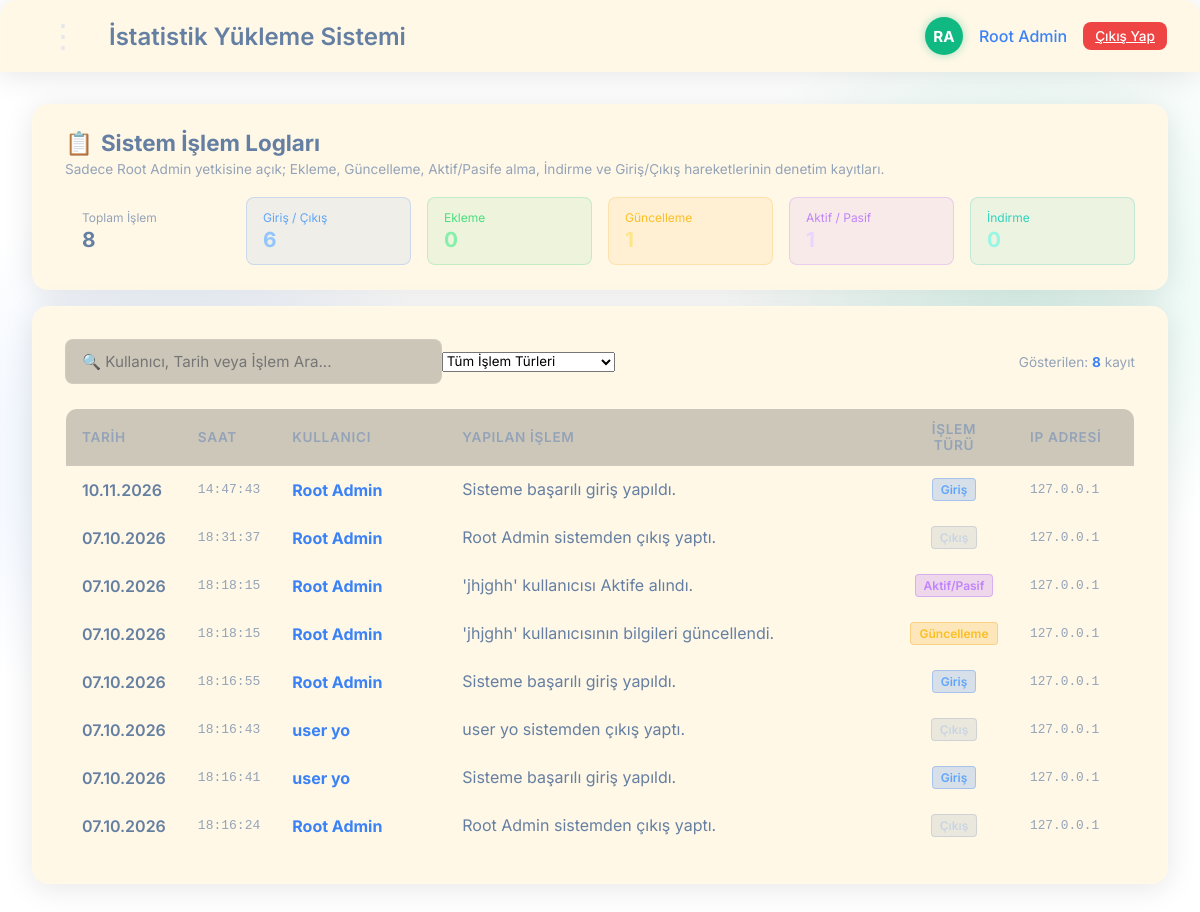
/activity_logs (signed in), run on the app's committed database.
### tables this page shows
CREATE TABLE users (
            id INTEGER PRIMARY KEY AUTOINCREMENT,
            username TEXT UNIQUE NOT NULL,
            password TEXT NOT NULL,
            email TEXT,
            role TEXT NOT NULL, -- rootadmin, admin, user
            unit_id INTEGER,
            is_active BOOLEAN DEFAULT 1, sub_unit_id INTEGER REFERENCES sub_units(id), full_name TEXT, reset_token TEXT, reset_token_expires TIMESTAMP,
            FOREIGN KEY (unit_id) REFERENCES units (id)
        );

CREATE TABLE activity_logs (
            id INTEGER PRIMARY KEY AUTOINCREMENT,
            user_id INTEGER,
            username TEXT,
            action_type TEXT NOT NULL,
            description TEXT NOT NULL,
            log_date TEXT NOT NULL,
            log_time TEXT NOT NULL,
            ip_address TEXT,
            created_at TIMESTAMP DEFAULT CURRENT_TIMESTAMP,
            FOREIGN KEY (user_id) REFERENCES users (id)
        );

### app.py (the view)
@app.route('/activity_logs')
@login_required
@role_required('rootadmin')
def activity_logs():
    conn = get_db_connection()
    logs = conn.execute('SELECT * FROM activity_logs ORDER BY id DESC LIMIT 500').fetchall()
    stats = {
        'total': conn.execute('SELECT COUNT(*) FROM activity_logs').fetchone()[0],
        'login': conn.execute("SELECT COUNT(*) FROM activity_logs WHERE action_type IN ('Giriş', 'Çıkış')").fetchone()[0],
        'add': conn.execute("SELECT COUNT(*) FROM activity_logs WHERE action_type = 'Ekleme'").fetchone()[0],
        'update_count': conn.execute("SELECT COUNT(*) FROM activity_logs WHERE action_type = 'Güncelleme'").fetchone()[0],  # ← 'update' yerine 'update_count'
        'toggle': conn.execute("SELECT COUNT(*) FROM activity_logs WHERE action_type = 'Aktif/Pasif'").fetchone()[0],
        'download': conn.execute("SELECT COUNT(*) FROM activity_logs WHERE action_type = 'İndirme'").fetchone()[0]
    }
    conn.close()
    return render_template('activity_logs.html', logs=logs, stats=stats)

### templates/activity_logs.html (shortened to what this page needs)
{% extends "base.html" %}
{% block content %}
<div class="flex-col gap-4">
    <div class="glass-panel" style="padding: 1.5rem 2rem;">
        <div class="flex items-center justify-between" style="flex-wrap: wrap; gap: 1rem; margin-bottom: 1.25rem;">
            <div>
                <h2 style="font-size: 1.4rem; font-weight: 700; display: flex; items-center: center; gap: 0.5rem;">
                    <span>📋</span> Sistem İşlem Logları
                </h2>
                <p style="font-size: 0.85rem; color: var(--text-muted); margin-top: 4px;">
                    Sadece Root Admin yetkisine açık; Ekleme, Güncelleme, Aktif/Pasife alma, İndirme ve Giriş/Çıkış
                    hareketlerinin denetim kayıtları.
                </p>
            </div>
        </div>
        <div style="display: grid; grid-template-columns: repeat(auto-fit, minmax(140px, 1fr)); gap: 1rem;">
            <div
                style="background: rgba(255,255,255,0.03); border: 1px solid rgba(255,255,255,0.08); border-radius: 8px; padding: 0.75rem 1rem;">
                <div style="font-size: 0.75rem; color: var(--text-muted);">Toplam İşlem</div>
                <div style="font-size: 1.3rem; font-weight: 700; color: var(--text-main); margin-top: 2px;">{{
                    stats.total }}</div>
            </div>
            <div
                style="background: rgba(59,130,246,0.08); border: 1px solid rgba(59,130,246,0.2); border-radius: 8px; padding: 0.75rem 1rem;">
                <div style="font-size: 0.75rem; color: #60a5fa;">Giriş / Çıkış</div>
                <div style="font-size: 1.3rem; font-weight: 700; color: #93c5fd; margin-top: 2px;">{{ stats.login }}
                </div>
            </div>
            <div
                style="background: rgba(34,197,94,0.08); border: 1px solid rgba(34,197,94,0.2); border-radius: 8px; padding: 0.75rem 1rem;">
                <div style="font-size: 0.75rem; color: #4ade80;">Ekleme</div>
                <div style="font-size: 1.3rem; font-weight: 700; color: #86efac; margin-top: 2px;">{{ stats.add }}</div>
            </div>
            <div
                style="background: rgba(245,158,11,0.08); border: 1px solid rgba(245,158,11,0.2); border-radius: 8px; padding: 0.75rem 1rem;">
                <div style="font-size: 0.75rem; color: #fbbf24;">Güncelleme</div>
                <div style="font-size: 1.3rem; font-weight: 700; color: #fde68a; margin-top: 2px;">{{ stats.update_count
                    }}</div>
            </div>
            <div
                style="background: rgba(168,85,247,0.08); border: 1px solid rgba(168,85,247,0.2); border-radius: 8px; padding: 0.75rem 1rem;">
                <div style="font-size: 0.75rem; color: #c084fc;">Aktif / Pasif</div>
                <div style="font-size: 1.3rem; font-weight: 700; color: #e9d5ff; margin-top: 2px;">{{ stats.toggle }}
                </div>
            </div>
            <div
                style="background: rgba(20,184,166,0.08); border: 1px solid rgba(20,184,166,0.2); border-radius: 8px; padding: 0.75rem 1rem;">
                <div style="font-size: 0.75rem; color: #2dd4bf;">İndirme</div>
                <div style="font-size: 1.3rem; font-weight: 700; color: #99f6e4; margin-top: 2px;">{{ stats.download }}
                </div>
            </div>
        </div>
    </div>
    <div class="glass-panel" style="padding: 2rem;">
        <div class="flex items-center justify-between" style="flex-wrap: wrap; gap: 1rem; margin-bottom: 1.5rem;">
            <div class="flex items-center gap-3" style="flex: 1; max-width: 550px;">
                <input type="text" id="logSearchInput" class="glass-input"
                    placeholder="🔍 Kullanıcı, Tarih veya İşlem Ara..." style="flex: 2;">
                <select id="actionFilterSelect" class="glass-select" style="flex: 1; min-width: 140px;">
                    <option value="">Tüm İşlem Türleri</option>
                </select>
            </div>
            <div style="font-size: 0.85rem; color: var(--text-muted);">
                Gösterilen: <strong id="visibleLogCount" style="color: var(--primary);">{{ logs|length }}</strong> kayıt
            </div>
        </div>
        <div class="glass-table-container">
            <table class="glass-table" id="logsTable">
                <thead>
                    <tr>
                        <th style="width: 110px;">Tarih</th>
                        <th style="width: 90px;">Saat</th>
                        <th style="width: 170px;">Kullanıcı</th>
                        <th>Yapılan İşlem</th>
                        <th style="width: 120px; text-align: center;">İşlem Türü</th>
                        <th style="width: 120px;">IP Adresi</th>
                    </tr>
                </thead>
                <tbody>
                    {% for log in logs %}
                    <tr class="log-row" data-action="{{ log.action_type }}">
                        <td style="font-weight: 600; white-space: nowrap;">
                            {{ log.log_date }}
                        </td>
                        <td style="color: var(--text-muted); font-family: monospace; white-space: nowrap;">
                            {{ log.log_time }}
                        </td>
                        <td>
                            <strong style="color: var(--primary);">{{ log.username }}</strong>
                        </td>
                        <td style="line-height: 1.4;">
                            {{ log.description }}
                        </td>
                        <td style="text-align: center; white-space: nowrap;">
                            {% if log.action_type == 'Giriş' %}
                            <span
                                style="display: inline-block; padding: 3px 8px; border-radius: 4px; font-size: 0.75rem; font-weight: 600; background: rgba(59,130,246,0.2); color: #60a5fa; border: 1px solid rgba(59,130,246,0.3);">Giriş</span>
                            {% elif log.action_type == 'Çıkış' %}
                            <span
                                style="display: inline-block; padding: 3px 8px; border-radius: 4px; font-size: 0.75rem; font-weight: 600; background: rgba(148,163,184,0.2); color: #cbd5e1; border: 1px solid rgba(148,163,184,0.3);">Çıkış</span>
                            {% elif log.action_type == 'Ekleme' %}
                            <span
                                style="display: inline-block; padding: 3px 8px; border-radius: 4px; font-size: 0.75rem; font-weight: 600; background: rgba(34,197,94,0.2); color: #4ade80; border: 1px solid rgba(34,197,94,0.3);">Ekleme</span>
                            {% elif log.action_type == 'Güncelleme' %}
                            <span
                                style="display: inline-block; padding: 3px 8px; border-radius: 4px; font-size: 0.75rem; font-weight: 600; background: rgba(245,158,11,0.2); color: #fbbf24; border: 1px solid rgba(245,158,11,0.3);">Güncelleme</span>
                            {% elif log.action_type == 'Aktif/Pasif' %}
                            <span
                                style="display: inline-block; padding: 3px 8px; border-radius: 4px; font-size: 0.75rem; font-weight: 600; background: rgba(168,85,247,0.2); color: #c084fc; border: 1px solid rgba(168,85,247,0.3);">Aktif/Pasif</span>
                            {% elif log.action_type == 'İndirme' %}
                            <span
                                style="display: inline-block; padding: 3px 8px; border-radius: 4px; font-size: 0.75rem; font-weight: 600; background: rgba(20,184,166,0.2); color: #2dd4bf; border: 1px solid rgba(20,184,166,0.3);">İndirme</span>
                            {% else %}
                            <span
                                style="display: inline-block; padding: 3px 8px; border-radius: 4px; font-size: 0.75rem; font-weight: 600; background: rgba(255,255,255,0.1); color: var(--text-muted);">{{
                                log.action_type }}</span>
                            {% endif %}
                        </td>
                        <td style="color: var(--text-muted); font-size: 0.8rem; font-family: monospace;">
                            {{ log.ip_address or '-' }}
                        </td>
                    </tr>
                    {% else %}
                    <tr id="noLogsRow">
                        <td colspan="6" style="text-align: center; padding: 2rem; color: var(--text-muted);">
                            Henüz kayıtlı bir işlem logu bulunmamaktadır.
                        </td>
                    </tr>
                    {% endfor %}
                </tbody>
            </table>
        </div>
    </div>
</div>
{% endblock %}

### templates/base.html (shortened to what this page needs)
<!DOCTYPE html>
<html lang="tr">
<head>
    <link rel="stylesheet" href="{{ url_for('static', filename='css/style.css') }}">
</head>
<body>
    {% if current_user.is_authenticated %}
    <nav class="glass-panel navbar">
        <div class="flex items-center gap-4">
            <div class="menu-dropdown">
                <button class="menu-btn" id="menuToggleBtn" title="Menüyü Aç/Kapat">&#8942;</button>
            </div>
            <div class="logo">
                <h2>İstatistik Yükleme Sistemi</h2>
            </div>
        </div>
        <div class="flex items-center gap-4">
            <div class="user-avatar-circle" id="userAvatarBtn" title="Profil & Şifre Değiştir">
                {{ current_user.initials }}
            </div>
            <span style="color: var(--primary); font-weight: 500;">
                {{ current_user.full_name or current_user.username }}
            </span>
            <a href="{{ url_for('logout') }}" class="glass-btn glass-btn-danger"
                style="padding: 6px 12px; font-size: 0.85rem;">Çıkış Yap</a>
        </div>
    </nav>
    {% endif %}
    <main class="container">
        {% block content %}{% endblock %}
    </main>
</body>
</html>

### data on the page
users: full_name "Root Admin"
activity_logs: log_date "10.11.2026", log_time "14:47:43", username "Root Admin", description "Sisteme başarılı giriş yapıldı.", action_type "Giriş", ip_address "127.0.0.1"
activity_logs: log_date "07.10.2026", log_time "18:31:37", username "Root Admin", description "Root Admin sistemden çıkış yaptı.", action_type "Çıkış", ip_address "127.0.0.1"
activity_logs: log_date "07.10.2026", log_time "18:18:15", username "Root Admin", description "'jhjghh' kullanıcısı Aktife alındı.", action_type "Aktif/Pasif", ip_address "127.0.0.1"
activity_logs: log_date "07.10.2026", log_time "18:18:15", username "Root Admin", description "'jhjghh' kullanıcısının bilgileri güncellendi.", action_type "Güncelleme", ip_address "127.0.0.1"
activity_logs: log_date "07.10.2026", log_time "18:16:55", username "Root Admin", description "Sisteme başarılı giriş yapıldı.", action_type "Giriş", ip_address "127.0.0.1"
activity_logs: log_date "07.10.2026", log_time "18:16:43", username "user yo", description "user yo sistemden çıkış yaptı.", action_type "Çıkış", ip_address "127.0.0.1"
activity_logs: log_date "07.10.2026", log_time "18:16:41", username "user yo", description "Sisteme başarılı giriş yapıldı.", action_type "Giriş", ip_address "127.0.0.1"
activity_logs: log_date "07.10.2026", log_time "18:16:24", username "Root Admin", description "Root Admin sistemden çıkış yaptı.", action_type "Çıkış", ip_address "127.0.0.1"

### other printed values
{{ current_user.initials }} "RA"
{{ stats.total }} "8"
{{ stats.login }} "6"
{{ stats.add }} "0"
{{ stats.download }} "0"
{{ logs|length }} "8"
